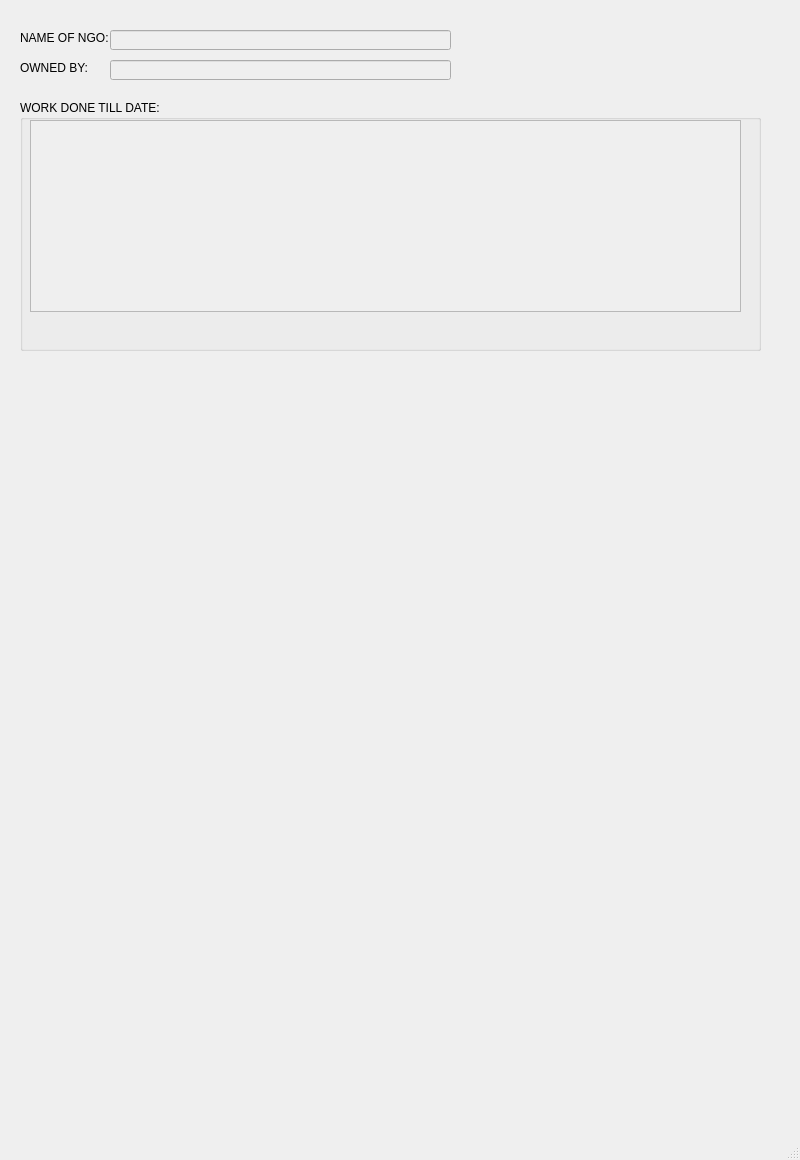
<?xml version="1.0" encoding="UTF-8"?>
<ui version="4.0">
 <class>NGODetails</class>
 <widget class="QMainWindow" name="NGODetails">
  <property name="geometry">
   <rect>
    <x>0</x>
    <y>0</y>
    <width>800</width>
    <height>1160</height>
   </rect>
  </property>
  <property name="windowTitle">
   <string>NGO-DETAILS</string>
  </property>
  <widget class="QWidget" name="centralwidget">
   <widget class="QLabel" name="label">
    <property name="geometry">
     <rect>
      <x>20</x>
      <y>30</y>
      <width>91</width>
      <height>16</height>
     </rect>
    </property>
    <property name="text">
     <string>NAME OF NGO:</string>
    </property>
   </widget>
   <widget class="QLabel" name="label_2">
    <property name="geometry">
     <rect>
      <x>20</x>
      <y>60</y>
      <width>71</width>
      <height>16</height>
     </rect>
    </property>
    <property name="text">
     <string>OWNED BY:</string>
    </property>
   </widget>
   <widget class="QLabel" name="label_3">
    <property name="geometry">
     <rect>
      <x>20</x>
      <y>90</y>
      <width>47</width>
      <height>13</height>
     </rect>
    </property>
    <property name="text">
     <string/>
    </property>
   </widget>
   <widget class="QGroupBox" name="groupBox">
    <property name="geometry">
     <rect>
      <x>20</x>
      <y>100</y>
      <width>741</width>
      <height>251</height>
     </rect>
    </property>
    <property name="title">
     <string>WORK DONE TILL DATE:</string>
    </property>
    <widget class="QListWidget" name="listWidget">
     <property name="enabled">
      <bool>false</bool>
     </property>
     <property name="geometry">
      <rect>
       <x>10</x>
       <y>20</y>
       <width>711</width>
       <height>192</height>
      </rect>
     </property>
    </widget>
   </widget>
   <widget class="QLineEdit" name="lineEdit">
    <property name="enabled">
     <bool>false</bool>
    </property>
    <property name="geometry">
     <rect>
      <x>110</x>
      <y>30</y>
      <width>341</width>
      <height>20</height>
     </rect>
    </property>
   </widget>
   <widget class="QLineEdit" name="lineEdit_2">
    <property name="enabled">
     <bool>false</bool>
    </property>
    <property name="geometry">
     <rect>
      <x>110</x>
      <y>60</y>
      <width>341</width>
      <height>20</height>
     </rect>
    </property>
   </widget>
  </widget>
  <widget class="QMenuBar" name="menubar">
   <property name="geometry">
    <rect>
     <x>0</x>
     <y>0</y>
     <width>800</width>
     <height>21</height>
    </rect>
   </property>
  </widget>
  <widget class="QStatusBar" name="statusbar"/>
 </widget>
 <resources/>
 <connections/>
</ui>
